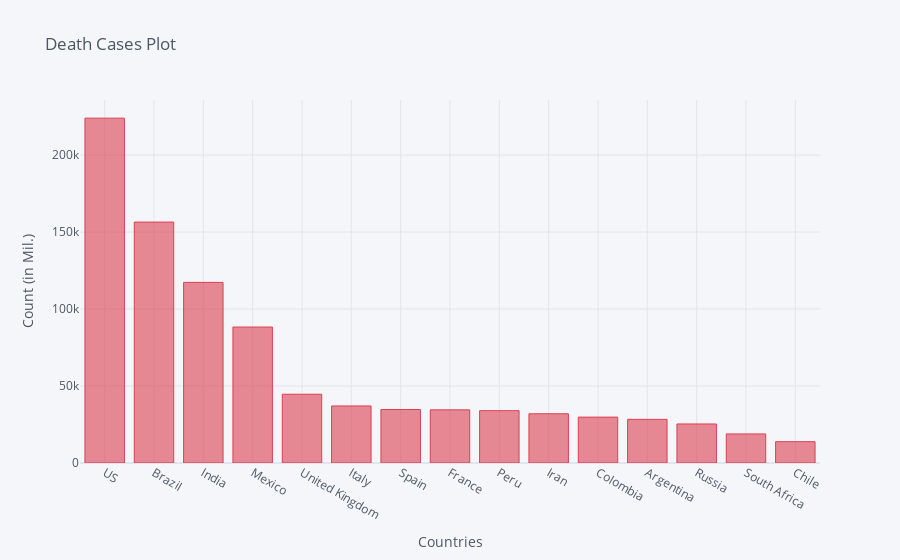

Notebook cell for this chart:
### Code cell
death_df2_plot.iplot(kind='bar', x='Country/Region', y='10/23/20',color='red',
                    title='Death Cases Plot',xTitle='Countries',yTitle='Count (in Mil.)')

### Figure 1 — Plotly figure (JSON) as saved in the notebook; plotly's stock layout.template omitted (floating-point values rounded to 4 significant figures)
{"data": [{"marker": {"color": "rgba(219, 64, 82, 0.6)", "line": {"color": "rgba(219, 64, 82, 1.0)", "width": 1}}, "name": "10/23/20", "orientation": "v", "text": "", "type": "bar", "x": ["US", "Brazil", "India", "Mexico", "United Kingdom", "Italy", "Spain", "France", "Peru", "Iran", "Colombia", "Argentina", "Russia", "South Africa", "Chile"], "y": [223975, 156471, 117306, 88312, 44661, 37059, 34752, 34536, 33984, 31985, 29802, 28338, 25353, 18891, 13844]}], "layout": {"legend": {"bgcolor": "#F5F6F9", "font": {"color": "#4D5663"}}, "paper_bgcolor": "#F5F6F9", "plot_bgcolor": "#F5F6F9", "title": {"font": {"color": "#4D5663"}, "text": "Death Cases Plot"}, "xaxis": {"gridcolor": "#E1E5ED", "showgrid": true, "tickfont": {"color": "#4D5663"}, "title": {"font": {"color": "#4D5663"}, "text": "Countries"}, "zerolinecolor": "#E1E5ED"}, "yaxis": {"gridcolor": "#E1E5ED", "showgrid": true, "tickfont": {"color": "#4D5663"}, "title": {"font": {"color": "#4D5663"}, "text": "Count (in Mil.)"}, "zerolinecolor": "#E1E5ED"}}}
